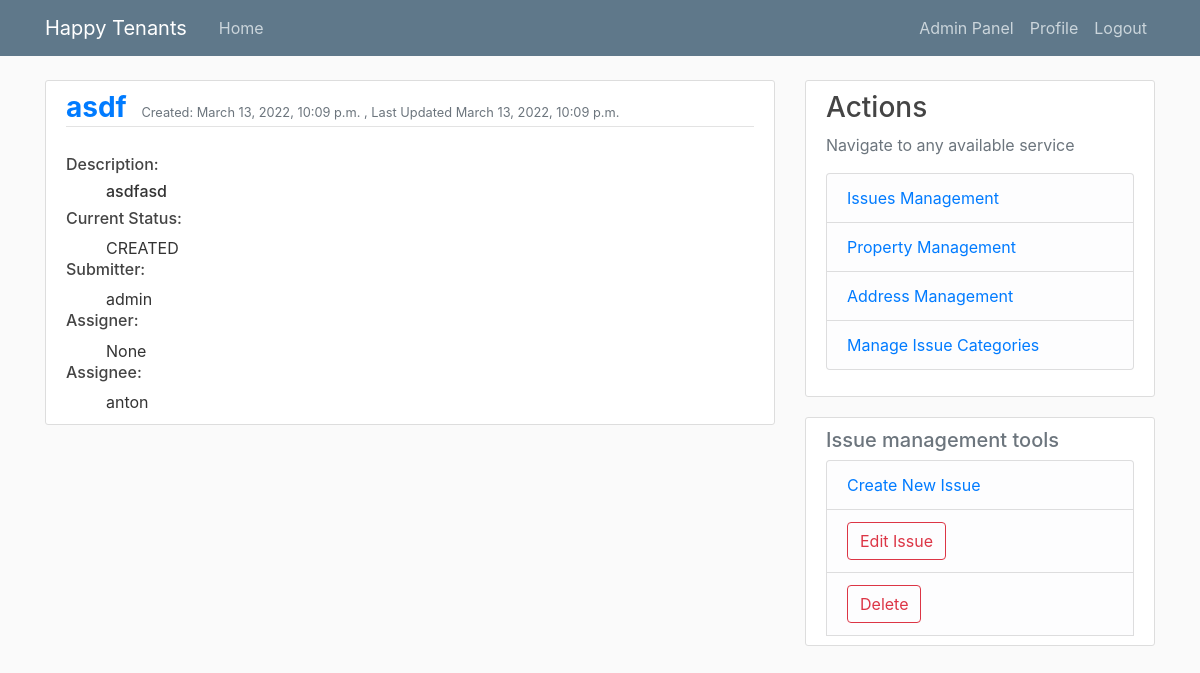
Page /issues/8 (signed in) on the committed database.
### tenant_mgmt/models.py (models this page shows, shortened)
class Issue(models.Model):
    class StatusENUM(models.TextChoices):
        CRE = 'CREATED',
        ASS = 'ASSIGNED',
        PRO = 'IN_PROGRESS',
        COM = 'COMPLETED',
        DEL = 'DELETED',
        CLO = 'CLOSE'
    title = models.CharField(max_length=50, null=False, blank=False)
    description = models.TextField(max_length=200, null=False, blank=False)
    category = models.ForeignKey(IssueCategory, on_delete=models.SET_NULL, null=True)
    related_property = models.ForeignKey(Property, on_delete=models.CASCADE)
    status = models.CharField(max_length=20, choices=StatusENUM.choices, default=StatusENUM.CRE)
    assigner = models.ForeignKey(User, on_delete=models.SET_NULL, default=None, blank=True, null=True, related_name="assigned_by_issues_set")
    assignee = models.ForeignKey(User, on_delete=models.SET_NULL, default=None, blank=True, null=True, related_name="assigned_to_issues_set")
    submitter = models.ForeignKey(User, on_delete=models.CASCADE, related_name="submitted_issues_set")
    created = models.DateTimeField(auto_now_add=True)
    updated = models.DateTimeField(auto_now=True)
    def __str__(self) -> str:
        return self.title
    class Meta:
        ordering = ['-updated', '-created']

### tenant_mgmt/views.py (the view)
# urls.py: path('issues/<int:pk>', IssueDetailView.as_view(), name='issueDetails'),
@method_decorator([login_required], name='dispatch')
class IssueDetailView(DetailView):
    model = Issue
    template_name = 'tnt_mgmt/issue/detail.html'
    context_object_name = 'issue'
    ordering = ['dateAdded']

### tenant_mgmt/templatetags/extra_filters.py (called while the page is built)
@register.filter(name='has_groups')
def has_groups(user, group_names):
    groups = list(group_names.split('|'))
    userGroups = user.groups.all()
    for groupName in groups:
        group = Group.objects.get(name=groupName)
        if group in userGroups:
            return True
    return False

@register.filter(name='is_active')
def is_active(user):
    return len(user.groups.all()) > 0

### tenant_mgmt/templates/tnt_mgmt/issue/detail.html (shortened to what this page needs)
{% extends "./base.html" %} {% block content %}
{% load extra_filters %}
<article class="media content-section">
  <div class="media-body">
    <div class="article-metadata">
      <a class="mr-2 h3" href="{% url 'issueDetails' issue.id %}">
        <b> {{ issue }} </b></a
      >
      <small class="text-muted"
        >Created: {{ issue.created}} , Last Updated {{issue.updated}}</small
      >
    </div>
    <div>
      <br>
      <h6>Description:</h6>
      <ul class="h6">
        {{issue.description}}
      </ul>
      <h6>Current Status:</h6>
      <ul>
        {{issue.status}}
      </ul>
      <h6>Submitter:</h6>
      <ul>
        {{issue.submitter}}
      </ul>
      <h6>Assigner:</h6>
      <ul>
        {{issue.assigner}}
      </ul>
      <h6>Assignee:</h6>
      <ul>
        {{issue.assignee}}
      </ul>
    </div>
  </div>
</article>
{% endblock content %}
{% block details_view_actions %}
  {% if request.user|has_groups:"administrator|manager|tenant" %}
    <li class="list-group-item list-group-item-light"><button id="editBtn" class="btn btn-outline-danger" type="submit">Edit Issue</button></li>
    {% if request.user|has_groups:"administrator|manager" %}
      <li class="list-group-item list-group-item-light"><button id="deleteBtn" class="btn btn-outline-danger" type="submit">Delete</button></li>
    {% endif %}
  {% endif %}
{% endblock details_view_actions %}

### tenant_mgmt/static/tnt_mgmt/base.css (style rules this page uses)
body { background: #fafafa; color: #333333; margin-top: 5rem; }
h1, h2, h3, h4, h5, h6 { color: #444444; }
ul { margin: 0; }
.content-section { background: #ffffff; padding: 10px 20px; border: 1px solid #dddddd; border-radius: 3px; margin-bottom: 20px; }
.article-metadata { padding-bottom: 1px; margin-bottom: 4px; border-bottom: 1px solid #e3e3e3 }

### rows in the picture
Issue: title "asdf", created "March 13, 2022, 10:09 p.m.", updated "March 13, 2022, 10:09 p.m.", description "asdfasd", status "CREATED", submitter "admin", assigner "None", assignee "anton"
